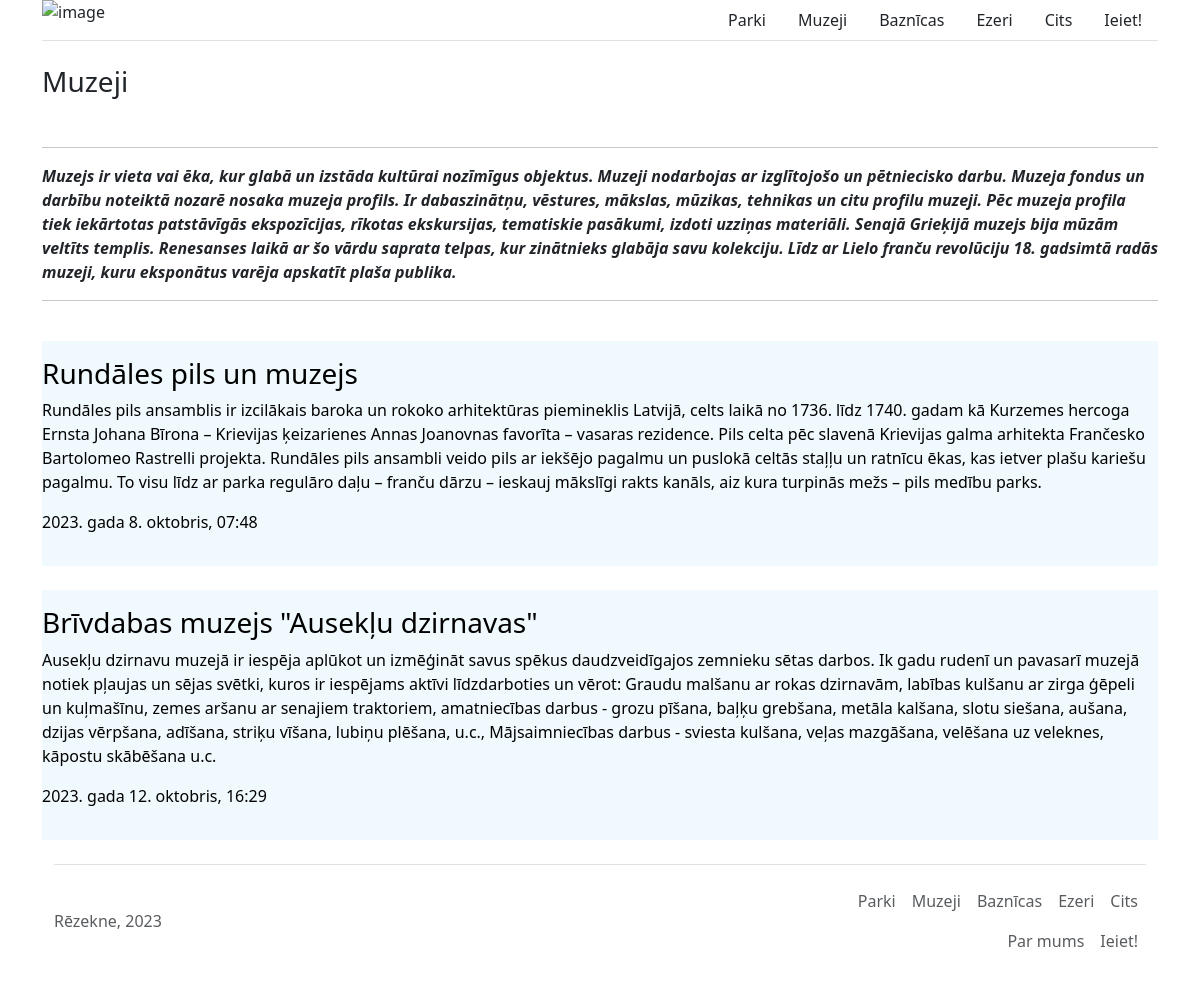
The page /museums/ on the database its author committed.
### main/models.py (models this page shows, shortened)
class Category(models.Model):
   title = models.CharField(max_length=60)
   description = models.TextField(blank=True, null=True)
   class Meta:
        verbose_name_plural = "Categories"

class Article(models.Model):
    title = models.CharField(max_length=60)
    text = HTMLField()
    category = models.ForeignKey(Category, on_delete=models.CASCADE, blank=True, null=True)
    author = models.ForeignKey(User, on_delete=models.CASCADE, blank=True, null=True)
    pub_date = models.DateTimeField(auto_now_add=True, blank=True, null=True)

### main/views.py (the view)
# urls.py: path("museums/", views.museums_category, name="museums"),
def museums_category(request):
    category = Category.objects.get(title='Muzeji')
    articles = Article.objects.filter(category = category)
    return render(request, "museums.html", {"category": category, "articles": articles})

### main/template/museums.html (shortened to what this page needs)
{% extends 'base.html' %}
{% block content %}
    <h3>{{ category.title }}</h3>
    <br><hr>
    <p style="font-weight: bold; font-style: italic;">{{category.description}}</p>
    <hr><br>
    {% for article in articles %}
    <div class="article-item py-3 mb-4" style="background-color: rgb(240, 249, 253);">
     <a href="{% url 'article' article.id %}" class="article-link">
         <h3>{{ article.title }}</h3>
         <p>{{article.text|safe}}</p>
         <p>{{ article.pub_date }}</p>
     </a>
    </div>
     {% endfor %}
{% endblock content %}

### static/CSS/base.css (style rules this page uses)
body { margin: 0px; padding: 0px; }
.article-link { text-decoration: none; color: black; }

### rows shown on the page
Category: title "Muzeji", description "Muzejs ir vieta vai ēka, kur glabā un izstāda kultūrai nozīmīgus objektus. Muzeji nodarbojas ar izglītojošo un pētniecisko darbu. Muzeja fondus un darbību noteiktā nozarē nosaka muzeja profils. Ir dabaszinātņu, vēstures, mākslas, mūzikas, tehnikas un citu profilu muzeji. Pēc muzeja profila tiek iekārtotas patstāvīgās ekspozīcijas, rīkotas ekskursijas, tematiskie pasākumi, izdoti uzziņas materiāli. Senajā Grieķijā muzejs bija mūzām veltīts templis. Renesanses laikā ar šo vārdu saprata telpas, kur zinātnieks glabāja savu kolekciju. Līdz ar Lielo franču revolūciju 18. gadsimtā radās muzeji, kuru eksponātus varēja apskatīt plaša publika."
Article: title "Rundāles pils un muzejs", text "Rundāles pils ansamblis ir izcilākais baroka un rokoko arhitektūras piemineklis Latvijā, celts laikā no 1736. līdz 1740. gadam kā Kurzemes hercoga Ernsta Johana Bīrona – Krievijas ķeizarienes Annas Joanovnas favorīta – vasaras rezidence. Pils celta pēc slavenā Krievijas galma arhitekta Frančesko Bartolomeo Rastrelli projekta. Rundāles pils ansambli veido pils ar iekšējo pagalmu un puslokā celtās staļļu un ratnīcu ēkas, kas ietver plašu kariešu pagalmu. To visu līdz ar parka regulāro daļu – franču dārzu – ieskauj mākslīgi rakts kanāls, aiz kura turpinās mežs – pils medību parks.", pub_date "2023. gada 8. oktobris, 07:48"
Article: title "Brīvdabas muzejs \"Ausekļu dzirnavas\"", text "Ausekļu dzirnavu muzejā ir iespēja aplūkot un izmēģināt savus spēkus daudzveidīgajos zemnieku sētas darbos. Ik gadu rudenī un pavasarī muzejā notiek pļaujas un sējas svētki, kuros ir iespējams aktīvi līdzdarboties un vērot: Graudu malšanu ar rokas dzirnavām, labības kulšanu ar zirga ģēpeli un kuļmašīnu, zemes aršanu ar senajiem traktoriem, amatniecības darbus - grozu pīšana, baļķu grebšana, metāla kalšana, slotu siešana, aušana, dzijas vērpšana, adīšana, striķu vīšana, lubiņu plēšana, u.c., Mājsaimniecības darbus - sviesta kulšana, veļas mazgāšana, velēšana uz veleknes, kāpostu skābēšana u.c.", pub_date "2023. gada 12. oktobris, 16:29"
